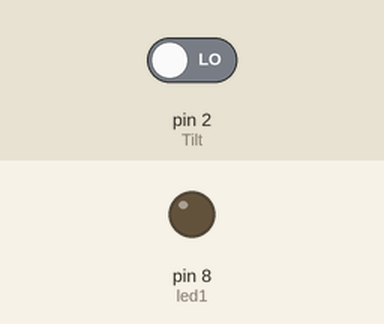
Bench run of a sketch on a simulated Arduino Uno, built with avr-gcc and run on an emulated ATmega328P. Shown: output pins drawn as LEDs (lit = HIGH). Inputs (shaded band) come from the test bench; at power-on: pin 2 (Tilt) LOW.

Above: at 1.2 s.
1.3 s: pin 2 (Tilt) driven HIGH
At 2.5 s:
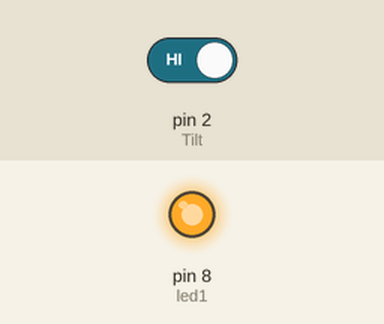
2.8 s: pin 2 (Tilt) driven LOW
At 3.6 s:
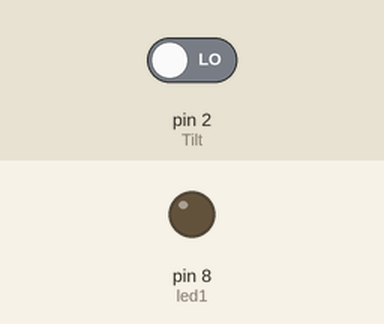
Timing chart, 0 to 5.8 s (numbered marks = the images above; inputs shaded):
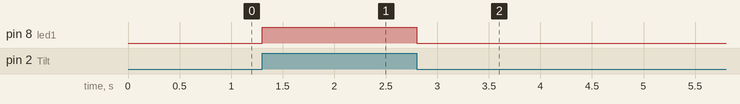

Measured:
- after the input at 1.3 s, pin 8 (led1): LOW → HIGH at once
- after the input at 2.8 s, pin 8 (led1): HIGH → LOW at once

The sketch:

3.2.ino
```cpp
const int Tilt=2;
const int led1=8;

int buttonState=0;

void setup() {
  // put your setup code here, to run once:

  pinMode(led1,OUTPUT);
  pinMode(Tilt,INPUT);
}

void loop() {
  // put your main code here, to run repeatedly:

  buttonState = digitalRead(Tilt);

  if (buttonState==HIGH){
    digitalWrite(led1,HIGH);
  }
  else{
    digitalWrite(led1,LOW);
  }

}
```
